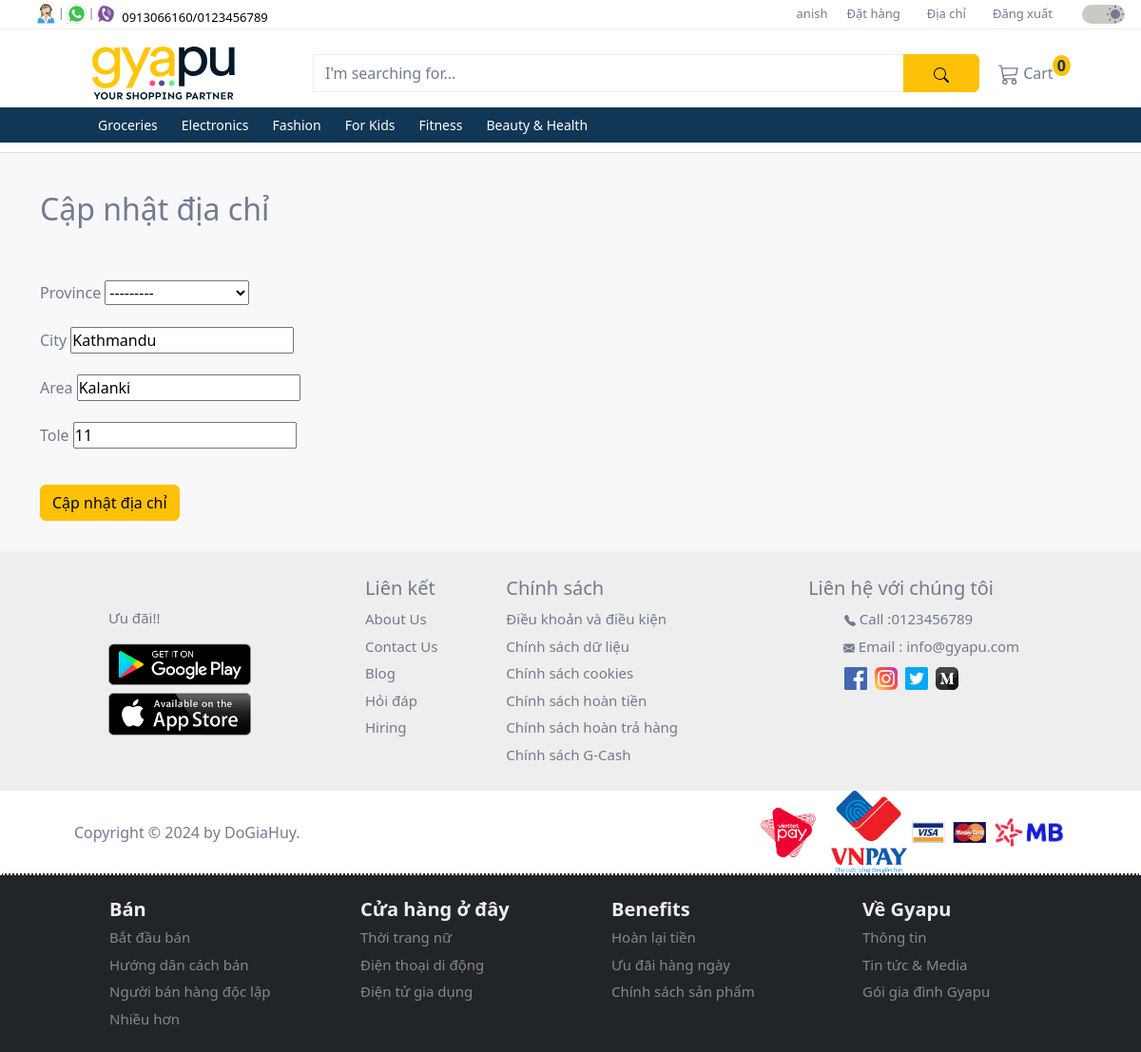
Page /address/update/dc406fdd-aa27-4d20-993d-ddf3da84c6a3/ (signed in) on the committed database.
### user/models.py (models this page shows, shortened)
class CustomUser(AbstractUser):
  id = models.UUIDField(
    primary_key = True,
    default = uuid.uuid4,
    editable = False
  )
  full_name = models.CharField(max_length=50, default='Default Name')
  mobile = models.CharField(max_length=10, blank=False, null=False)

class Address(models.Model):
  PROVINCE_CHOICES = (
    ('An Giang', 'An Giang'),
    ('Bà Rịa - Vũng Tàu', 'Bà Rịa - Vũng Tàu'),
    ('Bắc Giang', 'Bắc Giang'),
    ('Bắc Kạn', 'Bắc Kạn'),
    ('Bạc Liêu', 'Bạc Liêu'),
    ('Bắc Ninh', 'Bắc Ninh'),
    ('Bến Tre', 'Bến Tre'),
    ('Bình Định', 'Bình Định'),
    ('Bình Dương', 'Bình Dương'),
    ('Bình Phước', 'Bình Phước'),
    ('Bình Thuận', 'Bình Thuận'),
    ('Cà Mau', 'Cà Mau'),
    ('Cần Thơ', 'Cần Thơ'),
    ('Cao Bằng', 'Cao Bằng'),
    ('Đà Nẵng', 'Đà Nẵng'),
    ('Đắk Lắk', 'Đắk Lắk'),
    ('Đắk Nông', 'Đắk Nông'),
    ('Điện Biên', 'Điện Biên'),
    ('Đồng Nai', 'Đồng Nai'),
    ('Đồng Tháp', 'Đồng Tháp'),
    ('Gia Lai', 'Gia Lai'),
    ('Hà Giang', 'Hà Giang'),
    ('Hà Nam', 'Hà Nam'),
    ('Hà Nội', 'Hà Nội'),
    ('Hà Tĩnh', 'Hà Tĩnh'),
    ('Hải Dương', 'Hải Dương'),
    ('Hải Phòng', 'Hải Phòng'),
    ('Hậu Giang', 'Hậu Giang'),
    ('Hòa Bình', 'Hòa Bình'),
    ('Hưng Yên', 'Hưng Yên'),
    ('Khánh Hòa', 'Khánh Hòa'),
    ('Kiên Giang', 'Kiên Giang'),
    ('Kon Tum', 'Kon Tum'),
    ('Lai Châu', 'Lai Châu'),
    ('Lâm Đồng', 'Lâm Đồng'),
    ('Lạng Sơn', 'Lạng Sơn'),
    ('Lào Cai', 'Lào Cai'),
    ('Long An', 'Long An'),
    ('Nam Định', 'Nam Định'),
    ('Nghệ An', 'Nghệ An'),
    ('Ninh Bình', 'Ninh Bình'),
    ('Ninh Thuận', 'Ninh Thuận'),
    ('Phú Thọ', 'Phú Thọ'),
    ('Phú Yên', 'Phú Yên'),
    ('Quảng Bình', 'Quảng Bình'),
    ('Quảng Nam', 'Quảng Nam'),
    ('Quảng Ngãi', 'Quảng Ngãi'),
    ('Quảng Ninh', 'Quảng Ninh'),
    ('Quảng Trị', 'Quảng Trị'),
    ('Sóc Trăng', 'Sóc Trăng'),
    ('Sơn La', 'Sơn La'),
    ('Tây Ninh', 'Tây Ninh'),
    ('Thái Bình', 'Thái Bình'),
    ('Thái Nguyên', 'Thái Nguyên'),
    ('Thanh Hóa', 'Thanh Hóa'),
    ('Thừa Thiên Huế', 'Thừa Thiên Huế'),
    ('Tiền Giang', 'Tiền Giang'),
    ('TP. Hồ Chí Minh', 'TP. Hồ Chí Minh'),
    ('Trà Vinh', 'Trà Vinh'),
    ('Tuyên Quang', 'Tuyên Quang'),
    ('Vĩnh Long', 'Vĩnh Long'),
    ('Vĩnh Phúc', 'Vĩnh Phúc'),
    ('Yên Bái', 'Yên Bái'),
)
  id = models.UUIDField(
    primary_key = True,
    default = uuid.uuid4,
    editable = False
  )
  user = models.ForeignKey(settings.AUTH_USER_MODEL, on_delete=models.CASCADE, limit_choices_to={'groups__name': 'customer'})
  province = models.CharField(max_length=100, choices=PROVINCE_CHOICES)
  city = models.CharField(max_length=100)
  area = models.CharField(max_length=100)
  tole = models.IntegerField(validators=[MinValueValidator(0)])

### products/models.py (models this page shows, shortened)
class Category(models.Model):
  id = models.UUIDField(
    primary_key = True,
    default = uuid.uuid4,
    editable = False
  )
  name = models.CharField(max_length=255)
  description = models.TextField(blank=True)
  parent = models.ForeignKey('self', on_delete=models.CASCADE, null=True, blank=True, related_name='children')
  class Meta:
    verbose_name_plural = 'Categories'

### user/views.py (the view, shortened to what this page needs)
# urls.py: path('address/update/<uuid:pk>/', AddressUpdateView.as_view(), name='address_update'),
class AddressUpdateView(LoginRequiredMixin, CustomerGroupRequiredMixin, UpdateView):
  model = Address
  form_class = AddressUpdateForm
  template_name = 'address/update.html'
  success_url = reverse_lazy('address_list')
  def dispatch(self, request, *args, **kwargs):
    self.object = self.get_object()
    if self.object.user != request.user:
      messages.error(request, "You are not authorized to update this product.")
      return HttpResponseRedirect(self.success_url)
    return super().dispatch(request, *args, **kwargs)
  def get(self, request, *args, **kwargs):
    address = self.get_object()
    order_count = address.order_set.count()
    has_orders = order_count > 0
    return render(request, self.template_name, {'form': self.get_form(), 'has_orders': has_orders, 'address': address})

### user/forms.py
class AddressUpdateForm(BaseAddressForm):
  pass

### products/context_processors.py (called while the page is built)
def categories(request):
  categories = Category.objects.filter(parent__isnull=True)
  return {'categories': categories}

### user/context_processors.py (called while the page is built)
def user_group(request):
  user_belong_to_store = request.user.groups.filter(name='store').exists()
  return {'user_belong_to_store': user_belong_to_store}

### user/views.py (called while the page is built)
  def test_func(self):
    return self.request.user.groups.filter(name='customer').exists()

### user/templates/address/update.html (shortened to what this page needs)
{% extends "_base.html" %}
{% block content%}
<div class="d-flex justify-content-between mb-5">
  <h2>Cập nhật địa chỉ</h2>
</div>
<div class="mb-3">
  <form method="post">
    {% for field in form %}
    <div class="mb-3">
      <label for="{{ field.id_for_label }}" class="form-label">{{ field.label }}</label>
      {{ field }}
    </div>
    {% endfor %}
    <button type="submit" class="btn btn-warning mt-3">Cập nhật địa chỉ</button>
  </form>
</div>
{% endblock content %}

### user/templates/homepage/upper_navbar.html (shortened to what this page needs)
{% load static %}
<nav class="navbar navbar-expand-lg first-nav">
  <div class="container-fluid d-flex">
    <div class="contact-icons ms-4 d-none d-lg-block">
      <div class="d-flex">
        <div class="d-flex">
          <div class="tooltip px-0">
            <img src="{% static "images/icons/contact.svg" %}" alt="phone">
          </div>
          <span class="pt-1">|</span>
        </div>
        <div class="d-flex">
          <div class="tooltip px-0">
            <img src="{% static "images/icons/whatsapp.png" %}" alt="whatsapp">
          </div>
          <span class="pt-1">|</span>
        </div>
        <div>
          <div class="tooltip px-0">
            <img src="{% static "images/icons/viber.png" %}" alt="viber">
          </div>
        </div>
        <div class="mt-1">
          <a class="phone-number ps-1" href="#">
            0913066160/0123456789
          </a>
        </div>
      </div>
    </div>
    <div class="menu flex-grow-1">
      <div class="collapse navbar-collapse justify-content-end" id="collapsibleNavbar">
        <ul class="navbar-nav">
          {% if user.is_authenticated %}
            <li class="nav-item">
              <a href="{% url 'profile_detail' %}">{{ user.username }}</a>
            </li>
            <li class="nav-item">
              <a href="{% url 'order_list' %}">Đặt hàng</a>
            </li>
            <li class="nav-item">
              {% if user_belong_to_store %}
                <a class="nav-link py-0" href="{% url 'product_add' %}">Thêm sản phẩm</a>
              {% else %}
                <a class="nav-link py-0" href="{% url 'address_list' %}">Địa chỉ</a>
              {% endif %}
            </li>
            <li class="nav-item">
              <a href="{% url 'account_logout' %}">Đăng xuất</a>
            </li>
          {% else %}
            <li class="nav-item">
              <a class="nav-link py-0" href="{% url 'store_login' %}">Bán sản phẩm của bạn</a>
            </li>
          {% endif %}
        </ul>
      </div>
    </div>
    <div class="accessibilities">
      <div class="d-flex justify-content-end">
        <div class="switch">
          <div class="form-check form-switch ms-3">
            <input class="form-check-input" type="checkbox" id="toggleswitch" value="yes" checked>
          </div>
        </div>
      </div>
    </div>
  </div>
</nav>

### user/templates/homepage/lower_navbar.html (shortened to what this page needs)
{% load static %}
<nav class="navbar navbar-expand-xl d-flex flex-column second-nav" id="secondNav">
  <div class="container">
    <div class="d-flex flex-row container-fluid gyapu-head">
      <a class="navbar-brand" href="
        {% if not user_belong_to_store %}
          {% url 'home' %}
        {% else %}
          {% url 'store_dashboard' %}
        {% endif %}
      ">
        <img class="img-fluid" id="gyapu-head" src="{% static "images/gyapu-header-lightmode.svg" %}" alt="gyapu brand logo">
      </a>
      <form class="input-group mt-3 mb-3" method="get" action="{% url 'search_results' %}">
        <input type="text" class="form-control" placeholder="I'm searching for..." name="query">
        <button class="btn btn-warning" type="submit">
        </button>
      </form>
    </div>
    <div class="collapse navbar-collapse" id="mynavbar">
      <ul class="navbar-nav me-auto">
        {% if not user_belong_to_store %}
        <li class="nav-item">
          <div class="tooltip">
            <a class="nav-link" href="{% url 'cart_detail' %}">
              Cart
              <sup class="bg-warning cart-number">0</sup>
            </a>
          </div>
        </li>
        {% endif %}
      </ul>
    </div>
  </div>
  <div class="dropdown-nav">
    <div class="container">
      <div class="collapse navbar-collapse" id="mynavbar">
        <ul class="navbar-nav">
          {% for category in categories %}
            <li class="nav-item dropdown">
              <a class="nav-link dropbtn" href="{% url 'product_by_category' category.name %}">{{ category.name }}</a>
            </li>
          {% endfor %}
        </ul>
      </div>
    </div>
  </div>
</nav>

### user/static/css/style.css (style rules this page uses)
* { margin: 0; padding: 0; scroll-behavior: smooth; }
:root { --backgroundColor: #ffffff; --featureListBgColor: #F8F8FA; --cardBgColor: #ffffff; --contactsBgColor: #EEEEEE; --toggleswitchBgColor: #CCC9C5; --textColor: #707B8E; --priceColor: #103755; --buttomnavColor: #103755; --border: #eeeeee; --controlColor: #606775; --phoneColor: #000000; --navAnchorHover: #000000; --inputBorderSelection: #eeeeee; --topicColorHover: #000000; --gyapuHeader: #031828; --cardHoverBoxShadow: 0 2px 4px 0 rgba(158, 155, 155, 0.19), 0 4px 10px 0 rgba(158, 155, 155, 0.19); }
body { color: var(--textColor); background-color: var(--backgroundColor); }
.first-nav { height: 30px; z-index: 3; background-color: var(--backgroundColor); }
.first-nav a { text-decoration: none; color: var(--textColor); }
.first-nav .contact-icons img { width: 25px; height: 25px; }
.first-nav .contact-icons span { font-size: 12px; color: var(--textColor); }
.phone-number { font-size: 13px; color: var(--phoneColor) !important; }
#collapsibleNavbar { font-size: 13px; }
#collapsibleNavbar ul li { padding: 0 10px; }
#collapsibleNavbar a { color: var(--textColor); }
.switch { margin-top: -5px; margin-left: 15px; }
.switch .form-check-input { font-size: 20px; width: 45px; background-color: var(--toggleswitchBgColor); border: none; cursor: pointer; }
.switch .form-switch .form-check-input { background-image: url("/static/images/moon.svg"); }
.switch .form-switch .form-check-input:checked { background-image: url("/static/images/sun.svg"); }
.second-nav { width: 100%; margin: 0; padding-top: 10px; padding-bottom: 0; background-color: var(--backgroundColor); z-index: 2; border-top: 1px solid var(--border); }
.second-nav .container .container-fluid { width: 1000px; }
.second-nav .container .container-fluid a { margin: auto; }
.second-nav img { width: 150px !important; min-width: 100px; }
.second-nav form { max-width: 700px !important; height: 40px; margin-left: 40px; }
.second-nav form input { background: transparent; border: 1px solid var(--border); }
.second-nav form input::placeholder { color: var(--textColor); }
.form-control { color: var(--textColor) !important; }
.second-nav form button { width: 80px; }
#mynavbar a { color: var(--textColor); }
.cart-number { font-size: 16px; font-weight: 600; color: #103755; border-radius: 50%; padding: 0 5px; margin-left: -5px; }
.tooltip { position: relative; font-size: 16px; display: inline-block; opacity: 1; }
.dropdown-nav { width: 100%; background-color: #103755; z-index: 2; }
.dropdown-nav .container { padding-left: 65px; }
.dropbtn { color: #ffffff !important; font-size: 14px; margin-right: 9px; }
.dropdown, .dropleft, .sub-dropleft { position: relative; display: inline-block; }
@media only screen and (max-width: 1200px) { .second-nav { padding-bottom: 10px; border-bottom: 1px solid #e0e0e0; } }

### rows in the picture
CustomUser: username "anish"
Category: name "Groceries"
Category: name "Electronics"
Category: name "Fashion"
Category: name "For Kids"
Category: name "Fitness"
Category: name "Beauty & Health"
Address: form "---------" "Kathmandu" "Kalanki" "11"

### other values in the picture
{{ field.label }} "Province" "City" "Area" "Tole"
